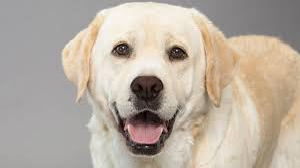
#> input picture fourth_chapter/datasets/dog.png, 300 x 168 px
$ jupyter execute 'Grayscale Image Pixels.ipynb'
#> lines starting #> are read from the running program, lines starting #| are printed output that depends on the picture
[cell 1]
import pandas as pd
import numpy as np
import matplotlib.pyplot as plt

import skimage
from skimage import io
from skimage.color import rgb2gray

# Grayscale Image Pixels

The main idea is to handle images easily reducing the dimensionality of the array.

[cell 2]
dog = io.imread("../../datasets/dog.png")
#> dog is the input picture: shape (168, 300, 3); mean R, G, B 184.5, 173.5, 160.8
cat = io.imread("../../datasets/cat.png")
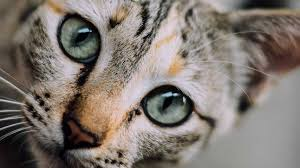
#> input picture fourth_chapter/datasets/cat.png, 300 x 168 px
#> cat is the input picture: shape (168, 300, 3); mean R, G, B 127.5, 118.8, 111.9

[cell 3]
cat_grayscale = rgb2gray(cat)
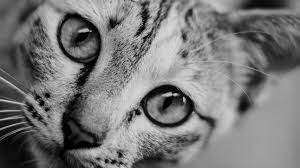
#> cat_grayscale: shape (168, 300) float64; min 0, max 0.877, mean 0.471
dog_grayscale = rgb2gray(dog)
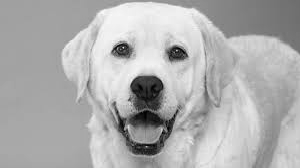
#> dog_grayscale: shape (168, 300) float64; min 0.0075, max 0.98, mean 0.686

print("Image shape:", cat_grayscale.shape, "\n")
#| Image shape: (168, 300)

# 2D pixel map
print("2D image pixel map")
print(np.round(cat_grayscale,2), "\n")
#> (printed output is left out)

# flattened pixel feature vector
print("Flattened pixel map:", (np.round(cat_grayscale.flatten(), 2)))
#> (printed output is left out)

[cell 4]
fig = plt.figure(figsize=(8,4))
ax1 = fig.add_subplot(1,2,1)
ax1.imshow(cat_grayscale)
ax2 = fig.add_subplot(1,2,2)
ax2.imshow(dog_grayscale)
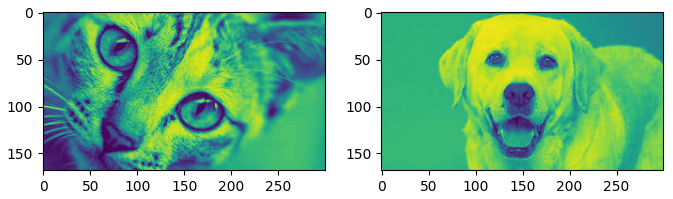
#> figure drawn by matplotlib, 2 panels
